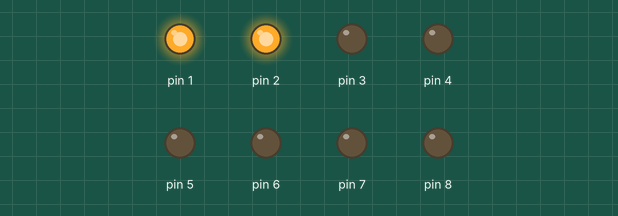
This sketch was run on a simulated Arduino Uno, built with avr-gcc and run on an emulated ATmega328P. Shown: output pins drawn as LEDs (lit = HIGH).

Above: at 0.05 s.
At 0.55 s:
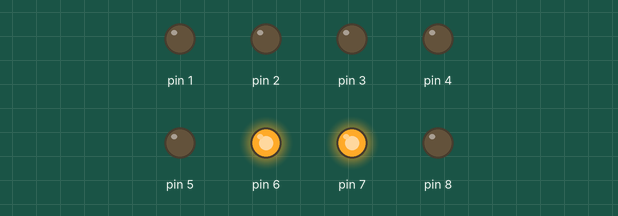
At 0.85 s:
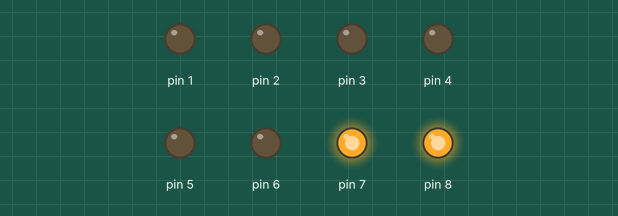
At 1.75 s:
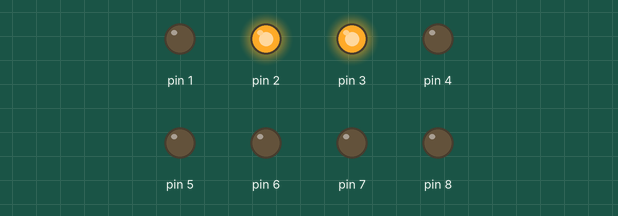
At 2.65 s:
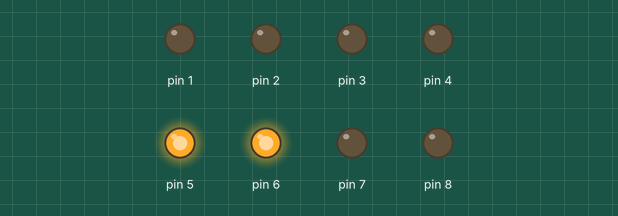
At 3.55 s:
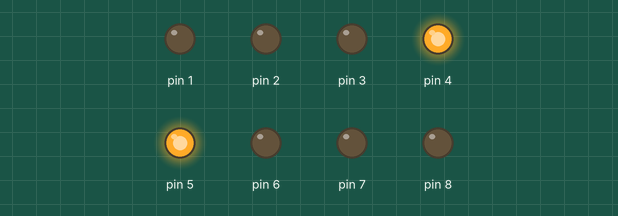
Timing chart, 0 to 3.9 s (numbered marks = the images above):
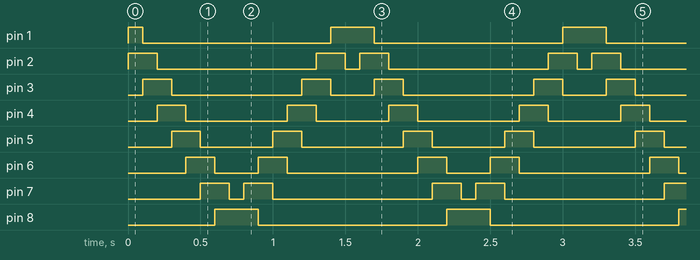

Measured:
- by itself, pin 1: repeats every 1.6 s: LOW 1.3 s, HIGH 0.30 s
- by itself, pin 2: repeats every 1.6 s: LOW 1.1 s, HIGH 0.20 s, LOW 0.10 s, HIGH 0.20 s
- by itself, pin 3: repeats every 1.6 s: LOW 0.90 s, HIGH 0.20 s, LOW 0.30 s, HIGH 0.20 s
- by itself, pin 4: repeats every 1.6 s: LOW 0.70 s, HIGH 0.20 s, LOW 0.50 s, HIGH 0.20 s
- by itself, pin 5: repeats every 1.6 s: LOW 0.50 s, HIGH 0.20 s, LOW 0.70 s, HIGH 0.20 s
- by itself, pin 6: repeats every 1.6 s: LOW 0.30 s, HIGH 0.20 s, LOW 0.90 s, HIGH 0.20 s
- by itself, pin 7: repeats every 1.6 s: LOW 0.10 s, HIGH 0.20 s, LOW 1.1 s, HIGH 0.20 s
- by itself, pin 8: alternates HIGH for 0.30 s and LOW for 1.3 s

The sketch:

ledefffect.ino
```cpp
void setup() {
  // put your setup code here, to run once:
 int m1 =1;
 int m2 = -1;
 pinMode(1,OUTPUT);
 pinMode(2,OUTPUT);
 pinMode(3,OUTPUT);
 pinMode(4,OUTPUT);
 pinMode(5,OUTPUT);
 pinMode(6,OUTPUT);
 pinMode(7,OUTPUT);
 pinMode(8,OUTPUT);
}

void loop() {
  // put your main code here, to run repeatedly:

    for(int  i =1;i<=8;i++){

    digitalWrite(i-1,LOW);
    digitalWrite(i,HIGH);
    digitalWrite(i+1,HIGH);
    delay(100);


  }
  for(int j=8;j>=1;j--){

    digitalWrite(j+1,LOW);
    digitalWrite(j,HIGH);
    digitalWrite(j-1,HIGH);
    delay(100);

  }


}
```
